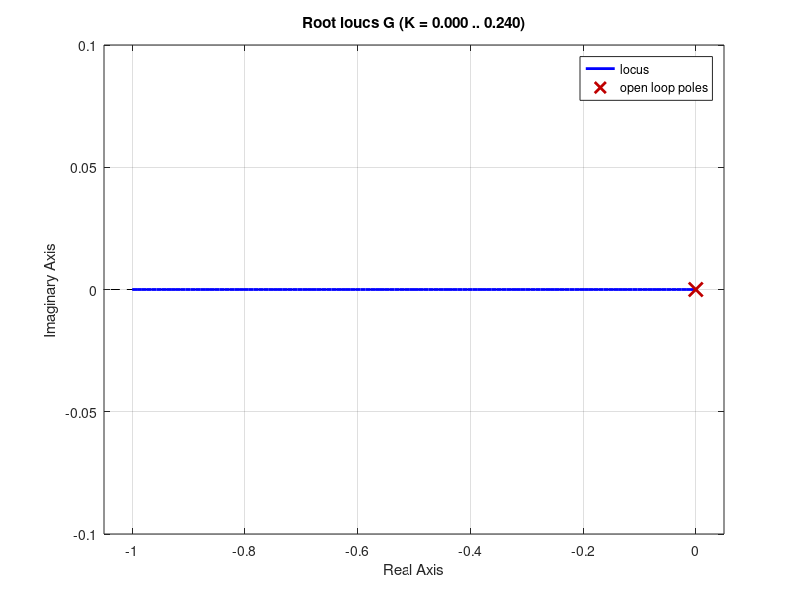

Write the MATLAB code that produced this figure.
clear;
close all;
clc;

s = tf('s');
Vin=1000;
Phi=0.0:0.1:0.01;
f=400e3;
Lr=300e-6;
N=1;

G = ((1-2*Phi)*Vin)/(2*s*Lr*N*f);

rlocus(G);